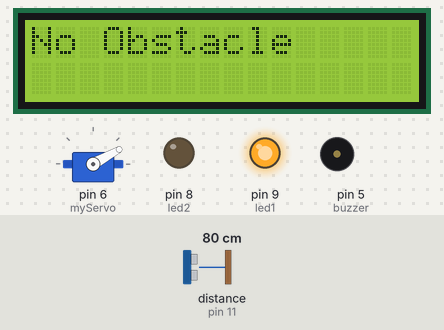
This sketch was run on a simulated Arduino Uno, built with avr-gcc and run on an emulated ATmega328P. On the bench: servo, 16×2 character LCD, output pins drawn as LEDs (lit = HIGH), buzzer (waves = sounding, pin HIGH). Wiring (inferred from the names in the program): ultrasonic range finder: trigger pin 10; echo pin 11. The test bench sets the inputs (shaded band); at power-on: distance to the obstacle (sensor on pin 11) 80 cm. The echo pulse lasts 58.3 µs per cm; pins used as bus, display or sensor lines are not drawn.

Above: at 1.2 s.
1.3 s: distance to the obstacle (sensor on pin 11) set to 12 cm
3.0 s: distance to the obstacle (sensor on pin 11) set to 9 cm
At 3.7 s:
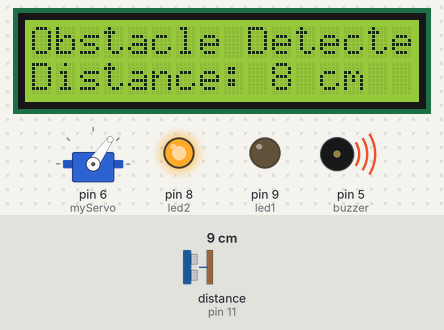
6.0 s: distance to the obstacle (sensor on pin 11) set to 18 cm
9.0 s: distance to the obstacle (sensor on pin 11) set to 2 cm
At 9.8 s:
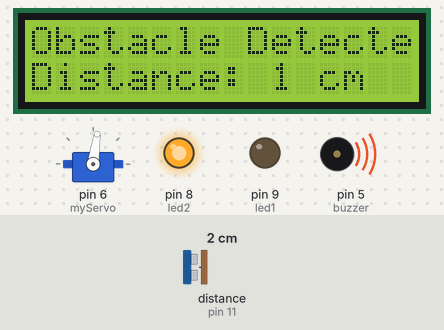
12.0 s: distance to the obstacle (sensor on pin 11) set to 250 cm
15.0 s: distance to the obstacle (sensor on pin 11) set to 4 cm
At 15.6 s:
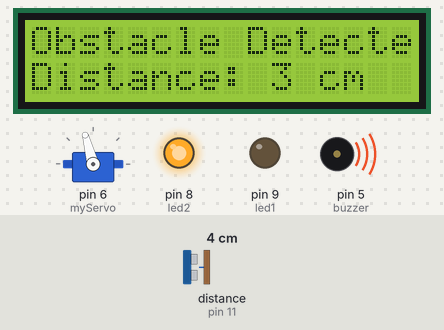
At 47.1 s:
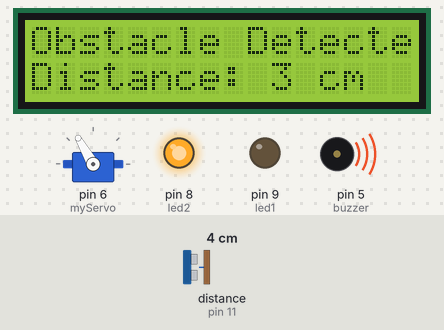
Timing chart, 0 to 48.1 s (numbered marks = the images above; inputs shaded):
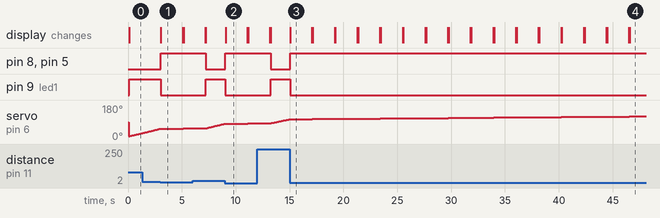

The sketch:

Radar_code.ino
```cpp
#include <Servo.h>
#include <Wire.h>
#include <LiquidCrystal_I2C.h>

const int trigPin = 10;
const int echoPin = 11;
const int led1 = 9;
const int led2 = 8;
const int buzzer = 5;
long duration;
int distance;
Servo myServo;

LiquidCrystal_I2C lcd(0x27, 16, 2); // Initialize the LCD with I2C address 0x27

void setup() {
  pinMode(trigPin, OUTPUT);
  pinMode(echoPin, INPUT);
  pinMode(buzzer, OUTPUT);
  pinMode(led1, OUTPUT);
  pinMode(led2, OUTPUT);
  Serial.begin(9600);
  myServo.attach(6);
  lcd.backlight();
  lcd.begin(16, 2); // Set LCD dimensions (16x2)
}

void loop() {
  lcd.clear(); // Clear the LCD at the start of each loop

  for (int i = 15; i <= 165; i++) {
    myServo.write(i);
   delay(15);
    distance = calculateDistance();

    if (distance < 10) {
      lcd.setCursor(0, 0);
      lcd.print("Obstacle Detected");
      digitalWrite(led1, LOW);
      digitalWrite(led2, HIGH);
      digitalWrite(buzzer, HIGH);
      lcd.setCursor(0, 1);
      lcd.print("Distance: ");
      lcd.print(distance);
      lcd.print(" cm");
      delay(2000);
      lcd.clear();
      lcd.setCursor(0, 0);
      lcd.print("Angle: ");
      lcd.print(i);
      lcd.print(" deg");
    } else {
      lcd.setCursor(0, 0);
      lcd.print("No Obstacle     ");
      digitalWrite(led1, HIGH);
      digitalWrite(led2, LOW);
      digitalWrite(buzzer, LOW);
    }
    delay(40);
  }

  for (int i = 165; i > 15; i--) {
    myServo.write(i);
    delay(1);
    distance = calculateDistance();

    if (distance < 10) {
      lcd.setCursor(0, 0);
      lcd.print("Obstacle Detected");
      digitalWrite(led1, LOW);
      digitalWrite(led2, HIGH);
      digitalWrite(buzzer, HIGH);
      lcd.setCursor(0, 1);
      lcd.print("Distance: ");
      lcd.print(distance);
      lcd.print(" cm");
      delay(2000);
      lcd.clear();
      lcd.setCursor(0, 0);
      lcd.print("Angle: ");
      lcd.print(i);
      lcd.print(" deg");
    } else {
      lcd.setCursor(0, 0);
      lcd.print("No Obstacle    ");
      digitalWrite(led1, HIGH);
      digitalWrite(led2, LOW);
      digitalWrite(buzzer, LOW);
    }
   delay(40);
  }
}

int calculateDistance() {
  digitalWrite(trigPin, LOW);
  delayMicroseconds(2);
  digitalWrite(trigPin, HIGH);
  delayMicroseconds(10);
  digitalWrite(trigPin, LOW);
  duration = pulseIn(echoPin, HIGH);
  distance = duration * 0.034 / 2;
  return distance;
}
```

Measured:
- the behaviour switches between 11 and 10 cm on distance to the obstacle (sensor on pin 11) (found by bisection; images 0 and 1)
- after the input at 3.0 s, pin 8 (led2), pin 5 (buzzer): LOW → HIGH at once; pin 9 (led1): HIGH → LOW at once; the display: changes after 0.05 s (image 1)
- after the input at 6.0 s, pin 8 (led2), pin 5 (buzzer): HIGH → LOW after 1.2 s; pin 9 (led1): LOW → HIGH after 1.2 s
- after the input at 9.0 s, pin 8 (led2), pin 5 (buzzer): LOW → HIGH after 0.05 s; pin 9 (led1): HIGH → LOW after 0.05 s; the display: changes after 0.06 s (image 2)
- after the input at 12.0 s, pin 8 (led2), pin 5 (buzzer): HIGH → LOW after 1.3 s; pin 9 (led1): LOW → HIGH after 1.3 s
- after the input at 15.0 s, pin 8 (led2), pin 5 (buzzer): LOW → HIGH after 0.05 s; pin 9 (led1): HIGH → LOW after 0.05 s; the display: changes after 0.06 s (image 3)
- what the display in image 1 shows lasts 2.0 s, from 3.1 s to 5.1 s
